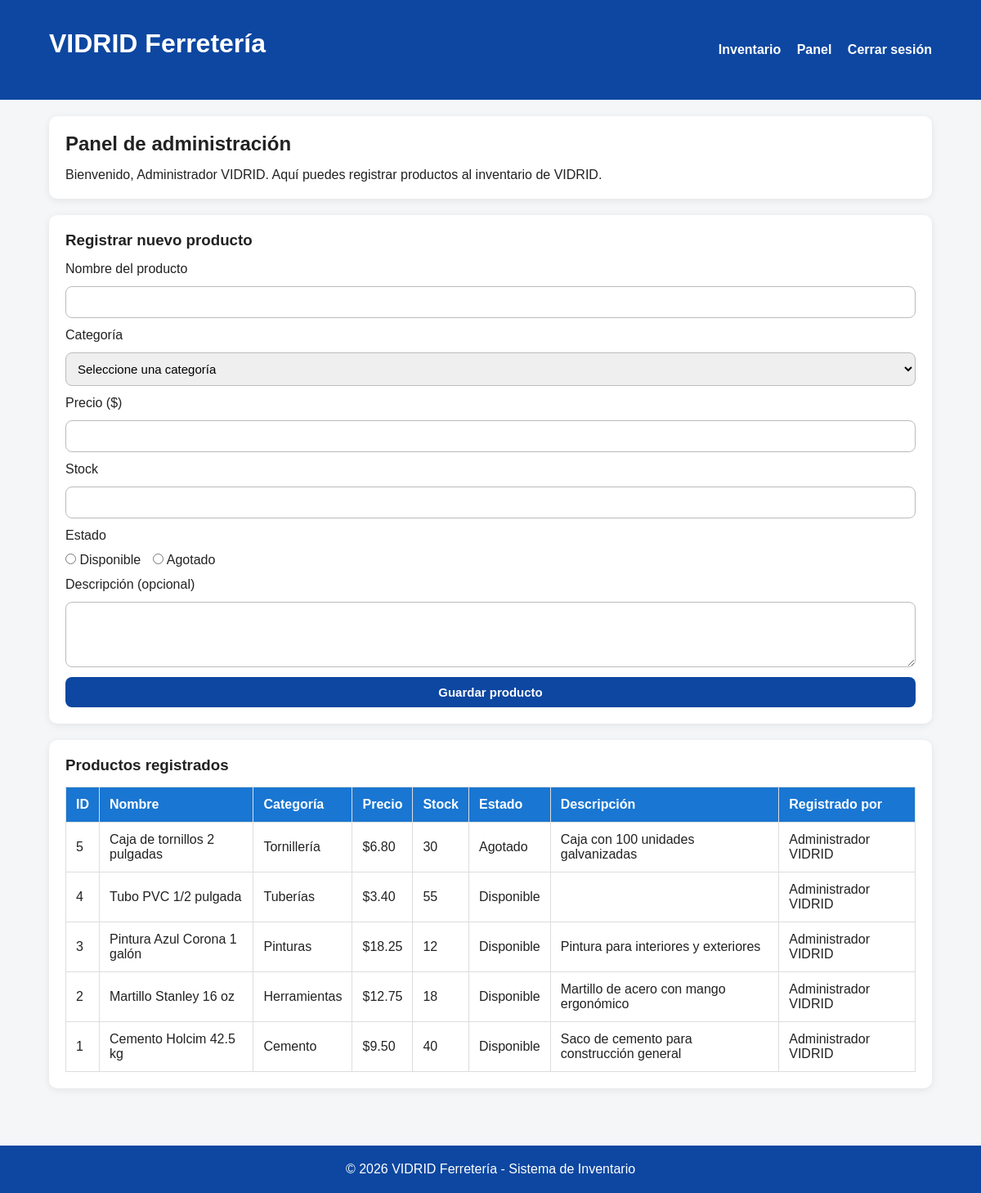
Page /dashboard.php (signed in) on the committed database.
### tables this page shows
CREATE TABLE productos (
    id_producto INT AUTO_INCREMENT PRIMARY KEY,
    nombre VARCHAR(100) NOT NULL,
    categoria VARCHAR(50) NOT NULL,
    precio DECIMAL(10,2) NOT NULL,
    stock INT NOT NULL,
    estado VARCHAR(20) NOT NULL,
    descripcion VARCHAR(255) NULL,
    fecha_registro TIMESTAMP DEFAULT CURRENT_TIMESTAMP,
    id_usuario INT NULL,
    CONSTRAINT fk_producto_usuario
        FOREIGN KEY (id_usuario) REFERENCES usuarios(id_usuario)
        ON DELETE SET NULL
        ON UPDATE CASCADE
);

CREATE TABLE usuarios (
    id_usuario INT AUTO_INCREMENT PRIMARY KEY,
    nombre VARCHAR(100) NOT NULL,
    correo VARCHAR(100) NOT NULL UNIQUE,
    clave VARCHAR(255) NOT NULL,
    rol VARCHAR(20) NOT NULL DEFAULT 'admin'
);

### dashboard.php (the view, shortened to what this page needs)
<?php
require_once("config/db.php");
include("includes/header.php");
$sql = "SELECT p.id_producto, p.nombre, p.categoria, p.precio, p.stock, p.estado, p.descripcion, u.nombre AS usuario
        FROM productos p
        LEFT JOIN usuarios u ON p.id_usuario = u.id_usuario
        ORDER BY p.id_producto DESC";
$stmt = $conexion->prepare($sql);
$stmt->execute();
$productos = $stmt->fetchAll(PDO::FETCH_ASSOC);
?>
<div class="card">
    <h2>Panel de administración</h2>
    <p>Bienvenido, <?= htmlspecialchars($_SESSION['usuario']) ?>. Aquí puedes registrar productos al inventario de VIDRID.</p>
</div>
<div class="card">
    <h3>Registrar nuevo producto</h3>
    <form action="guardar_producto.php" method="POST">
        <label for="nombre">Nombre del producto</label>
        <input type="text" id="nombre" name="nombre" maxlength="100" required>
        <label for="categoria">Categoría</label>
        <select id="categoria" name="categoria" required>
            <option value="">Seleccione una categoría</option>
        </select>
        <label for="precio">Precio ($)</label>
        <input type="number" id="precio" name="precio" step="0.01" min="0.01" required>
        <label for="stock">Stock</label>
        <input type="number" id="stock" name="stock" min="0" required>
        <label>Estado</label>
        <div class="radio-group">
            <label><input type="radio" name="estado" value="Disponible" required> Disponible</label>
            <label><input type="radio" name="estado" value="Agotado" required> Agotado</label>
        </div>
        <label for="descripcion">Descripción (opcional)</label>
        <textarea id="descripcion" name="descripcion" maxlength="255"></textarea>
        <button type="submit">Guardar producto</button>
    </form>
</div>
<div class="card">
    <h3>Productos registrados</h3>
    <table>
        <thead>
            <tr>
                <th>ID</th>
                <th>Nombre</th>
                <th>Categoría</th>
                <th>Precio</th>
                <th>Stock</th>
                <th>Estado</th>
                <th>Descripción</th>
                <th>Registrado por</th>
            </tr>
        </thead>
        <tbody>
            <?php foreach ($productos as $producto): ?>
                <tr>
                    <td><?= htmlspecialchars($producto["id_producto"]) ?></td>
                    <td><?= htmlspecialchars($producto["nombre"]) ?></td>
                    <td><?= htmlspecialchars($producto["categoria"]) ?></td>
                    <td>$<?= htmlspecialchars($producto["precio"]) ?></td>
                    <td><?= htmlspecialchars($producto["stock"]) ?></td>
                    <td><?= htmlspecialchars($producto["estado"]) ?></td>
                    <td><?= htmlspecialchars($producto["descripcion"]) ?></td>
                    <td><?= htmlspecialchars($producto["usuario"]) ?></td>
                </tr>
            <?php endforeach; ?>
        </tbody>
    </table>
</div>
<?php include("includes/footer.php"); ?>

### assets/css/style.css (style rules this page uses)
* { margin: 0; padding: 0; box-sizing: border-box; font-family: Arial, sans-serif; }
body { background: #f4f6f8; color: #222; }
h1, h2, h3 { margin-bottom: 15px; }
.card { background: white; padding: 20px; border-radius: 10px; box-shadow: 0 2px 10px rgba(0,0,0,0.08); margin-bottom: 20px; }
form { display: grid; gap: 12px; }
input, select, textarea, button { padding: 10px; border: 1px solid #bbb; border-radius: 8px; font-size: 15px; }
textarea { resize: vertical; min-height: 80px; }
button { background: #0d47a1; color: white; border: none; cursor: pointer; font-weight: bold; }
table { width: 100%; border-collapse: collapse; background: white; }
table th, table td { padding: 12px; border: 1px solid #ddd; text-align: left; }
table th { background: #1976d2; color: white; }
.radio-group { display: flex; gap: 15px; align-items: center; }

### rows in the picture
productos: id_producto "5", nombre "Caja de tornillos 2 pulgadas", categoria "Tornillería", precio "6.80", stock "30", estado "Agotado", descripcion "Caja con 100 unidades galvanizadas", id_usuario.nombre "Administrador VIDRID"
productos: id_producto "4", nombre "Tubo PVC 1/2 pulgada", categoria "Tuberías", precio "3.40", stock "55", estado "Disponible", id_usuario.nombre "Administrador VIDRID"
productos: id_producto "3", nombre "Pintura Azul Corona 1 galón", categoria "Pinturas", precio "18.25", stock "12", estado "Disponible", descripcion "Pintura para interiores y exteriores", id_usuario.nombre "Administrador VIDRID"
productos: id_producto "2", nombre "Martillo Stanley 16 oz", categoria "Herramientas", precio "12.75", stock "18", estado "Disponible", descripcion "Martillo de acero con mango ergonómico", id_usuario.nombre "Administrador VIDRID"
productos: id_producto "1", nombre "Cemento Holcim 42.5 kg", categoria "Cemento", precio "9.50", stock "40", estado "Disponible", descripcion "Saco de cemento para construcción general", id_usuario.nombre "Administrador VIDRID"

### other values in the picture
$_SESSION['usuario'] "Administrador VIDRID"
